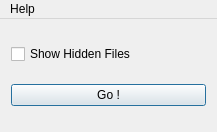
<?xml version="1.0" encoding="UTF-8"?>
<ui version="4.0">
 <class>MainWindow</class>
 <widget class="QMainWindow" name="MainWindow">
  <property name="geometry">
   <rect>
    <x>0</x>
    <y>0</y>
    <width>217</width>
    <height>132</height>
   </rect>
  </property>
  <property name="windowTitle">
   <string>ShowHiddenFile</string>
  </property>
  <property name="windowOpacity">
   <double>0.800000000000000</double>
  </property>
  <widget class="QWidget" name="centralWidget">
   <layout class="QVBoxLayout" name="verticalLayout">
    <item>
     <widget class="QCheckBox" name="checkBox">
      <property name="text">
       <string>Show Hidden Files</string>
      </property>
     </widget>
    </item>
    <item>
     <widget class="QPushButton" name="pushButton">
      <property name="font">
       <font>
        <weight>50</weight>
        <bold>false</bold>
       </font>
      </property>
      <property name="cursor">
       <cursorShape>PointingHandCursor</cursorShape>
      </property>
      <property name="text">
       <string>Go !</string>
      </property>
      <property name="checkable">
       <bool>false</bool>
      </property>
      <property name="autoDefault">
       <bool>false</bool>
      </property>
      <property name="default">
       <bool>true</bool>
      </property>
      <property name="flat">
       <bool>false</bool>
      </property>
     </widget>
    </item>
   </layout>
  </widget>
  <widget class="QMenuBar" name="menuBar">
   <property name="geometry">
    <rect>
     <x>0</x>
     <y>0</y>
     <width>217</width>
     <height>22</height>
    </rect>
   </property>
   <widget class="QMenu" name="menuHelp">
    <property name="title">
     <string>Help</string>
    </property>
    <addaction name="actionDoes_Not_Work"/>
    <addaction name="actionAbout_us"/>
   </widget>
   <addaction name="menuHelp"/>
  </widget>
  <action name="actionDoes_Not_Work">
   <property name="checkable">
    <bool>true</bool>
   </property>
   <property name="text">
    <string>Does Not Work?</string>
   </property>
  </action>
  <action name="actionAbout_us">
   <property name="enabled">
    <bool>true</bool>
   </property>
   <property name="text">
    <string>About us</string>
   </property>
  </action>
 </widget>
 <layoutdefault spacing="6" margin="11"/>
 <resources/>
 <connections/>
</ui>
